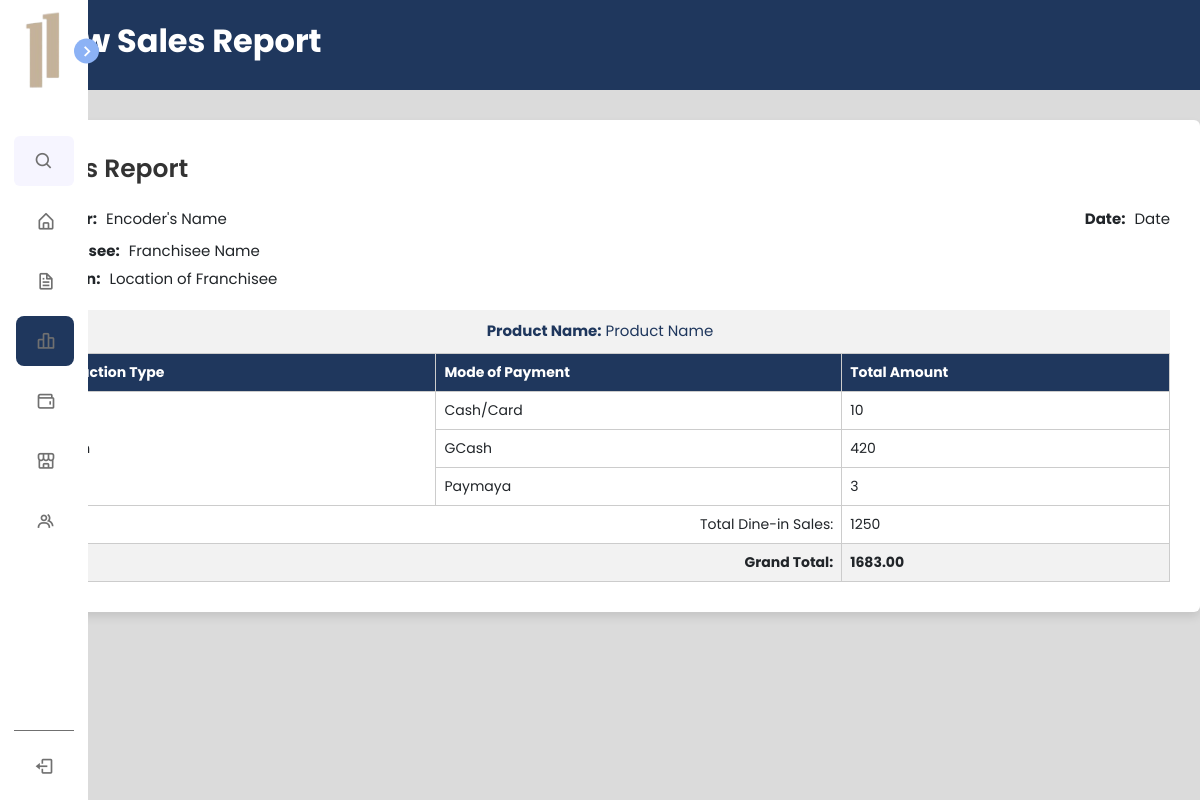
Screenshot of /pages/salesPerformance/salesReport.php?id=3 with the database file from the repository.
### tables this page shows
CREATE TABLE `sales_report` (
  `report_id` bigint(250) NOT NULL,
  `ac_id` bigint(250) NOT NULL,
  `encoder_id` bigint(250) NOT NULL,
  `franchisee` varchar(150) NOT NULL,
  `services` varchar(120) NOT NULL,
  `transactions` text NOT NULL,
  `grand_total` text NOT NULL,
  `date_added` date NOT NULL
);

### pages/salesPerformance/salesReport.php (the view, shortened to what this page needs)
<?php
include ("../../phpscripts/database-connection.php");
$id = isset($_GET['id']) ? $_GET['id'] : null;
$data = [];
$query = "SELECT * FROM sales_report WHERE report_id = '$id'";
$result = mysqli_query($con, $query);
if ($result) {
    if (mysqli_num_rows($result) > 0) {
        $data = mysqli_fetch_assoc($result);
    } else {
        $data['error'] = "No record found with ID: $id";
    }
} else {
    $data['error'] = mysqli_error($con);
}
?>
<!DOCTYPE html>
<html lang="en">
<head>
    <link href="https://cdn.jsdelivr.net/npm/bootstrap@5.3.3/dist/css/bootstrap.min.css" rel="stylesheet"
>
    <link rel="stylesheet" href="../../assets/css/navbar.css">
    <link rel="stylesheet" href="../../assets/css/salesReport.css">
    <link href='https://unpkg.com/boxicons@2.1.4/css/boxicons.min.css' rel='stylesheet'>
</head>
<body>
    <header class="contractheader">
        <div class="container-header">
            <h1 class="title">View Sales Report</h1>
        </div>
    </header>
    <nav class="sidebar close">
        <header>
            <div class="image-text">
                <span class="image">
                    <img src="../../assets/images/BoxLogo.png" alt="logo">
                </span>
            </div>
            <i class='bx bx-chevron-right toggle'></i>
        </header>
        <div class="menu-bar">
            <div class="menu">
                <li class="search-box">
                    <i class='bx bx-search icon'></i>
                </li>
                <ul class="menu-links">
                    <li class="nav-link" id="dashboard-link">
                        <a href="../../dashboard">
                            <i class='bx bx-home-alt icon'></i>
                        </a>
                    </li>
                    <li class="nav-link" id="franchising-link">
                        <a href="../../pages/contract/franchiseeAgreement">
                            <i class='bx bx-file icon'></i>
                        </a>
                    </li>
                    <li class="nav-link active" id="sales-link">
                        <a href="../../pages/salesPerformance/sales">
                            <i class='bx bx-bar-chart-alt-2 icon'></i>
                        </a>
                    </li>
                    <li class="nav-link" id="expenses-link">
                        <a href="../../pages/salesPerformance/expenses">
                            <i class='bx bx-wallet icon'></i>
                        </a>
                    </li>
                    <li class="nav-link" id="inventory-link">
                        <a href="../../pages/inventory/inventory2">
                            <i class='bx bx-store-alt icon'></i>
                        </a>
                    </li>
                    <li class="nav-link" id="manpower-link">
                        <a href="../../pages/manpower/manpower_dashboard">
                            <i class='bx bx-group icon'></i>
                        </a>
                    </li>
                </ul>
            </div>
            <div class="bottom-content">
                <li>
                    <a href="../../phpscripts/user-logout.php">
                        <i class='bx bx-log-out icon'></i>
                    </a>
                </li>
            </div>
        </div>
    </nav>
    <div class="container">
        <header class="header-report">Sales Report</header>
        <header class="header-info">
            <div class="header-section encoder">
                <span class="header-label">Encoder:</span> Encoder's Name
            </div>
            <div class="header-section date">
                <span class="header-label">Date:</span> Date
            </div>
        </header>
        <div class="header-section2">
            <span class="header-label">Franchisee:</span> Franchisee Name
        </div>
        <div class="header-section2">
            <span class="header-label">Location:</span> Location of Franchisee
        </div>
        <table>
            <caption><strong>Product Name:</strong> Product Name</caption>
            <thead>
                <tr>
                    <th>Transaction Type</th>
                    <th>Mode of Payment</th>
                    <th>Total Amount</th>
                </tr>
            </thead>
            <tbody>
                <?php $transactions = explode(',', $data['transactions']);
                if ($data['services'] === "dine-in" || $data['services'] === "take-out") {
                    ?>
                    <tr>
                        <td rowspan="3"><?php echo ucwords($data['services']) ?></td>
                        <td>Cash/Card</td>
                        <td><?php echo $transactions[0] ?></td>
                    </tr>
                    <tr>
                        <td>GCash</td>
                        <td><?php echo $transactions[1] ?></td>
                    </tr>
                    <tr>
                        <td>Paymaya</td>
                        <td><?php echo $transactions[2] ?></td>
                    </tr>
                    <tr>
                        <td colspan="2" style="text-align: right;">Total <?php echo ucwords($data['services']) ?> Sales:
                        </td>
                        <td><?php echo $transactions[3] ?></td>
                    </tr>
                <?php } ?>
            <tfoot>
                <tr>
                    <td colspan="2" style="text-align: right;">Grand Total:</td>
                    <td><?php echo $data['grand_total'] ?></td>
                </tr>
            </tfoot>
            </tbody>
        </table>
    </div>
</body>
</html>

### assets/css/navbar.css (style rules this page uses)
* { font-family: "Poppins", sans-serif; margin: 0; padding: 0; box-sizing: border-box; }
:root { --body-color: #e4e9f7; --sidebar-color: #fff; --primary-color: #695cfe; --primary-color-light: #f6f5ff; --toggle-color: #ddd; --text-color: #707070; --tran-02: all 0.2s ease; --tran-03: all 0.3s ease; --tran-04: all 0.4s ease; --tran-05: all 0.5s ease; }
body { height: 100vh; background: #ededed; }
.sidebar { position: fixed; top: 0; left: 0; height: 100%; width: 250px; padding: 10px 14px; background: var(--sidebar-color); transition: var(--tran-05); z-index: 100; }
.sidebar.close { width: 88px; }
.sidebar .image { min-width: 60px; display: flex; align-items: center; justify-content: center; }
.sidebar li { height: 50px; margin-top: 10px; list-style: none; display: flex; align-items: center; }
.sidebar li .icon { display: flex; align-items: center; justify-content: center; min-width: 60px; font-size: 20px; }
.sidebar li .icon, .sidebar li .text { color: var(--text-color); transition: var(--tran-02); }
.sidebar header { position: relative; }
.sidebar .image-text img { width: 40px; border-radius: 6px; }
.sidebar header .image-text { display: flex; align-items: center; }
.sidebar header .toggle { position: absolute; top: 50%; right: -25px; transform: translateY(-50%) rotate(180deg); height: 25px; width: 25px; background: #8cb2f5; display: flex; align-items: center; justify-content: center; border-radius: 50%; color: var(--sidebar-color); font-size: 22px; transition: var(--tran-03); }
.sidebar.close header .toggle { transform: translateY(-50%); }
.sidebar .menu { margin-top: 35px; }
.sidebar .search-box { background: var(--primary-color-light); border-radius: 6px; }
.sidebar .bottom-content { border-top: 1px solid var(--text-color); }
.sidebar li a { height: 100%; width: 100%; display: flex; align-items: center; text-decoration: none; border-radius: 6px; transition: var(--tran-04); }
.sidebar .menu-bar { height: calc(100% - 80px); display: flex; flex-direction: column; justify-content: space-between; }
.sidebar .menu-links { margin-left: -30px; }
.menu-links .nav-link.active { background-color: #1f375d; border-radius: 8px; }

### assets/css/salesReport.css (style rules this page uses)
* { margin: 0; padding: 0; box-sizing: border-box; font-family: 'Poppins', sans-serif; }
:root { --header-color: #1F375D; }
body { min-height: 100vh; align-items: center; justify-content: center; background-color: rgb(219, 219, 219); }
.contractheader { height: 90px; background: var(--header-color); color: white; display: flex; align-items: center; }
.container-header { margin-left: 30px; }
.title { font-size: 32px; font-weight: bold; }
.container { position: absolute; top: 120px; left: 50%; transform: translateX(-50%); max-width: 1200px; width: 100%; border-radius: 6px; padding: 30px; background-color: #fff; box-shadow: 0 5px 10px rgba(0, 0, 0, 0.1); }
.container .header-report { position: relative; font-size: 25px; font-weight: 600; color: #333; }
.container .header-report::before { content: ""; position: absolute; left: 0; bottom: -2px; height: 3px; width: 27px; border-radius: 8px; background-color: var(--header-color); }
.header-report { margin-bottom: 20px; }
.header-info { margin-bottom: 10px; display: flex; justify-content: space-between; }
.header-section { font-size: 15px; }
.header-section.encoder { flex: 1; }
.header-section.date { text-align: right; }
.header-section2 { display: block; font-size: 15px; margin-top: 5px; }
.header-label { font-weight: bold; margin-right: 5px; }
caption { caption-side: top; font-size: 15px; padding: 10px; background-color: #f2f2f2; text-align: center; color: var(--header-color); }
caption strong { font-weight: bold; }
table { width: 100%; border-collapse: collapse; margin-top: 20px; font-size: 14px; }
th, td { border: 1px solid #ccc; padding: 8px; text-align: left; font-size: 14px; }
th { background-color: var(--header-color); color: white; font-weight: bold; }
tfoot td { background-color: #f2f2f2; font-weight: bold; }

### rows the page displays
sales_report: transactions "10", transactions "420", transactions "3", services "Dine-in", transactions "1250", grand_total "1683.00"
